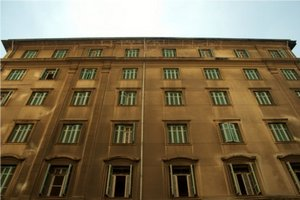
//> input picture images/Hough_Lines_Tutorial_Original_Image.jpg, 300 x 200 px
$ ./blob_detection ../images/Hough_Lines_Tutorial_Original_Image.jpg   (built with g++ and OpenCV 4)
//> lines starting //> are read from the running program, lines starting //| are printed output that depends on the picture
#include <opencv2/opencv.hpp>


/*Blob detection

Laplacian of Gaussian (LoG)
Difference of Gaussians (DoG)
Determinant of Hessian (DoH)
Maximally stable extremal regionsPCBR
*/


// [129 lines left out: function smoothingBlurFilter, not called in this run]


// Laplacian is based on second derivative
void laplacianOfGaussiansEdgeDetector(int argc, char ** argv)
{
//> called with argc = 2
    if( argc != 2)
    {
    std::cout <<" Usage: ./main <image> \n"<< std::endl;
    return ;
    }
    cv::Mat src, src_gray, dst;
    int kernel_size = 3;
    int scale = 1;
    int delta = 0;
    //  ddepth: Depth of the destination image. Since our input is CV_8U we define ddepth = CV_16S to avoid overflow
    int ddepth = CV_16S;
    const char* window_name = "Laplace Demo";

    int c;

    /// Load an image
    src=cv::imread(argv[1], cv::IMREAD_ANYCOLOR );
//> src is the input picture: 200 rows x 300 cols, CV_8UC3; mean B, G, R 79.4, 107.6, 124.2

    /// Remove noise by blurring with a Gaussian filter
    cv::GaussianBlur( src, src, cv::Size(3,3), 0, 0, cv::BORDER_DEFAULT );
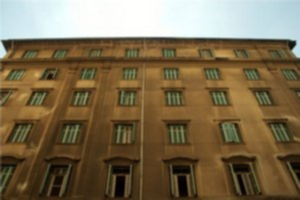
//> src: 200 rows x 300 cols, CV_8UC3; mean B, G, R 79.4, 107.6, 124.2

    /// Convert the image to grayscale
    cvtColor( src, src_gray, cv::COLOR_RGB2GRAY );
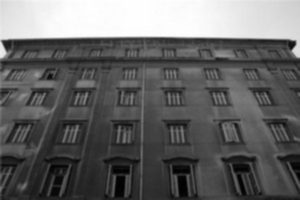
//> src_gray: 200 rows x 300 cols, CV_8UC1; min 0, max 254, mean 101.1

    /// Create window
    cv::namedWindow( window_name, cv::WINDOW_AUTOSIZE );

    /// Apply Laplace function
    cv::Mat abs_dst;

    Laplacian( src_gray, dst, ddepth, kernel_size, scale, delta, cv::BORDER_DEFAULT );
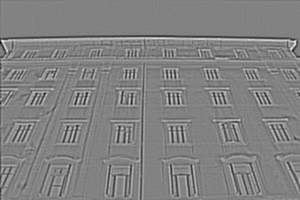
//> dst: 200 rows x 300 cols, CV_16SC1; min -348, max 334, mean -0.2; drawn with min black and max white
    convertScaleAbs( dst, abs_dst );
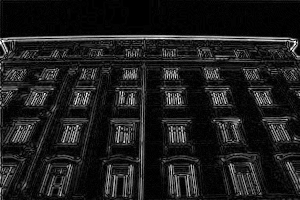
//> abs_dst: 200 rows x 300 cols, CV_8UC1; min 0, max 255, mean 28.7

    /// Show what you got
    cv::imshow( window_name, abs_dst );

    cv::waitKey(0);
}

//DoG is approximation of Log which is based on second derivative
// [29 lines left out: function DifferenceOfGaussians, not called in this run]


int main(int argc, char **argv)
{
    // smoothingBlurFilter( argc,  argv);
    laplacianOfGaussiansEdgeDetector( argc, argv);
    return 0;
}

$ run again, on images/OpticalFlow0.jpg
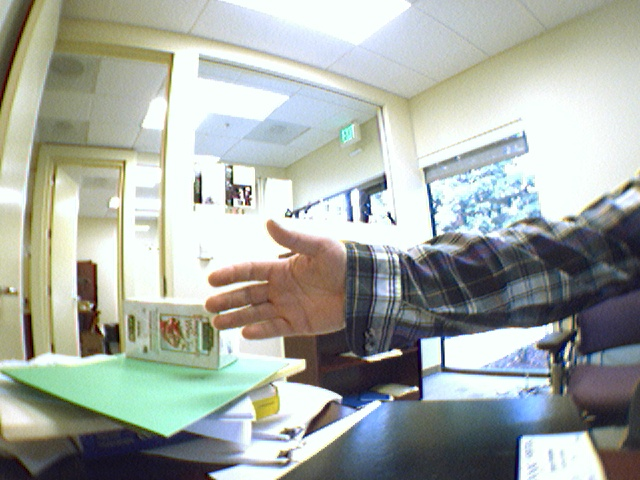
//> input picture images/OpticalFlow0.jpg, 640 x 480 px
//> in laplacianOfGaussiansEdgeDetector, src is the input picture: 480 rows x 640 cols, CV_8UC3; mean B, G, R 164.4, 171.2, 165.4
//> in laplacianOfGaussiansEdgeDetector, `Laplacian( src_gray, dst, ddepth, kernel_size, scale, delta, cv::BORDE..`:
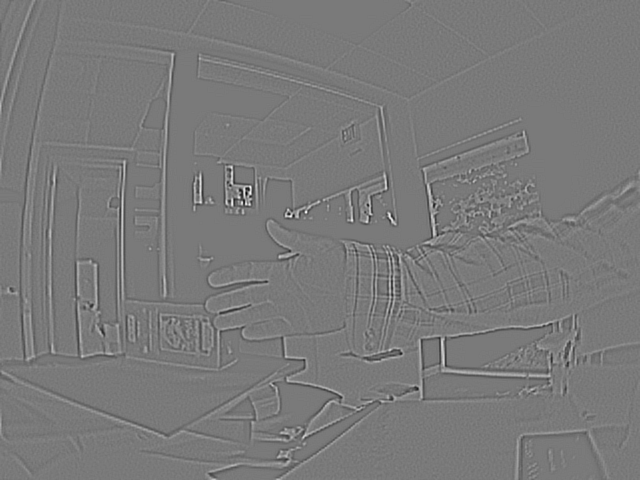
//> dst: 480 rows x 640 cols, CV_16SC1; min -422, max 460, mean 0; drawn with min black and max white
//> in laplacianOfGaussiansEdgeDetector, `convertScaleAbs( dst, abs_dst );`:
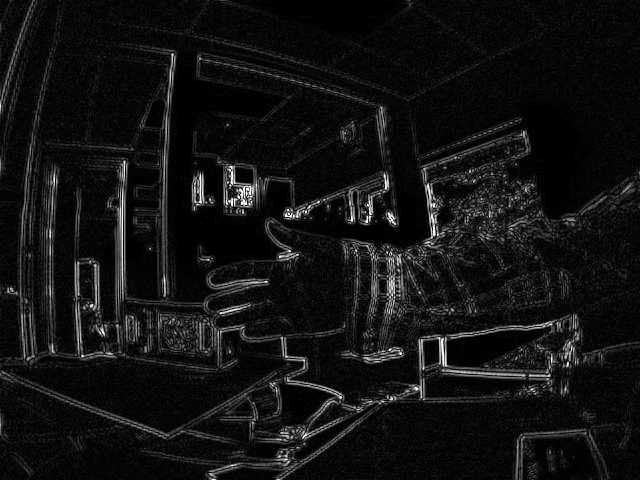
//> abs_dst: 480 rows x 640 cols, CV_8UC1; min 0, max 255, mean 18.2

$ run again, on images/OpticalFlow1.jpg
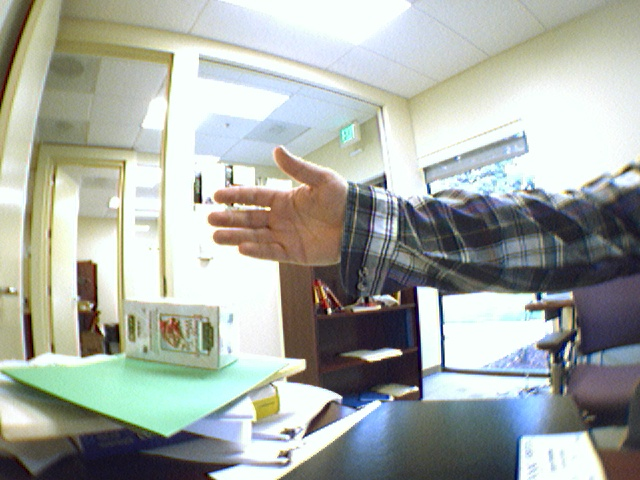
//> input picture images/OpticalFlow1.jpg, 640 x 480 px
//> in laplacianOfGaussiansEdgeDetector, src is the input picture: 480 rows x 640 cols, CV_8UC3; mean B, G, R 164.8, 171.5, 166.5
//> in laplacianOfGaussiansEdgeDetector, `Laplacian( src_gray, dst, ddepth, kernel_size, scale, delta, cv::BORDE..`:
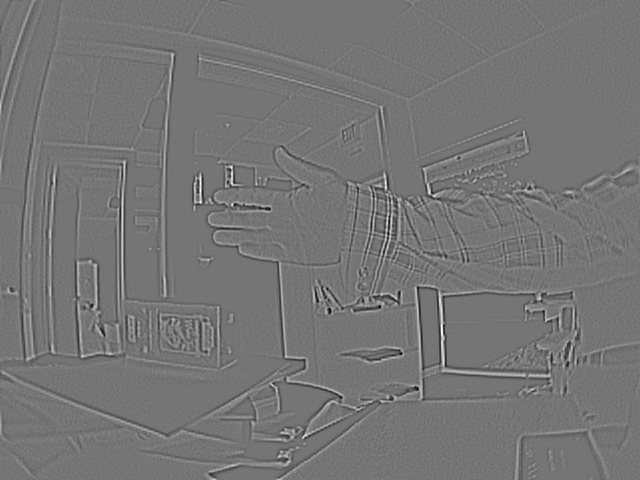
//> dst: 480 rows x 640 cols, CV_16SC1; min -334, max 390, mean 0; drawn with min black and max white
//> in laplacianOfGaussiansEdgeDetector, `convertScaleAbs( dst, abs_dst );`:
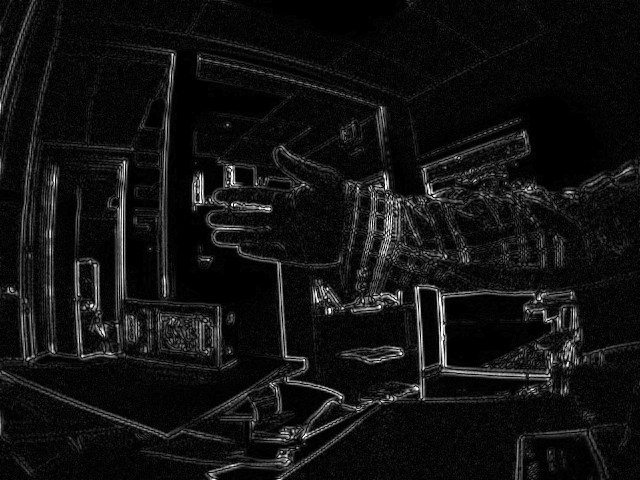
//> abs_dst: 480 rows x 640 cols, CV_8UC1; min 0, max 255, mean 17.8
